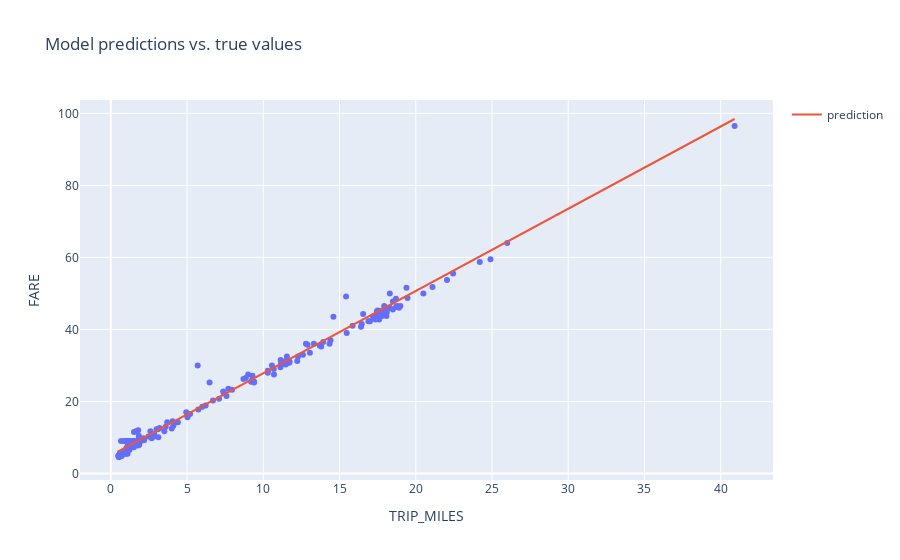

Here is the notebook cell this chart was saved with:
### Markdown cell above
## Train a model with one feature

In this step you will train a model to predict the cost of the fare using a **single feature**. Earlier, you saw that `TRIP_MILES` (distance) correlates most strongly with the ``FARE``, so let's start with `TRIP_MILES` as the feature for your first training run.

**Instructions**

1. Run the **Experiment 1** code cell to build your model with one feature.
1. Review the output from the training run
1. **Check your understanding** by answering these questions:
  * How many epochs did it take to converge on the final model?
  * How well does the model fit the sample data?

During training, you should see the root mean square error (RMSE) in the output. The units for RMSE are the same as the units for the label (dollars). In other words, you can use the RMSE to determine how far off, on average, the predicted fares are in dollars from the observed values.

### Code cell
#@title Code - Experiment 1

# The following variables are the hyperparameters.
settings_1 = ml_edu.experiment.ExperimentSettings(
    learning_rate = 0.001,
    number_epochs = 20,
    batch_size = 50,
    input_features = ['TRIP_MILES']
)

metrics = [keras.metrics.RootMeanSquaredError(name='rmse')]

model_1 = create_model(settings_1, metrics)

experiment_1 = train_model('one_feature', model_1, training_df, 'FARE', settings_1)

ml_edu.results.plot_experiment_metrics(experiment_1, ['rmse'])
ml_edu.results.plot_model_predictions(experiment_1, training_df, 'FARE')

### Figure 1 — Plotly figure (JSON) as saved in the notebook; plotly's stock layout.template omitted (floating-point values rounded to 4 significant figures; data arrays with more than 128 entries replaced by an {"elided": "..."} marker saying what was removed)
{"data": [{"hovertemplate": "TRIP_MILES=%{x}<br>FARE=%{y}<extra></extra>", "legendgroup": "", "marker": {"color": "#636efa", "symbol": "circle"}, "mode": "markers", "name": "", "orientation": "v", "showlegend": false, "type": "scatter", "x": {"elided": "200 float values"}, "xaxis": "x", "y": {"elided": "200 float values"}, "yaxis": "y"}, {"mode": "lines", "name": "prediction", "type": "scatter", "x": {"elided": "200 float values"}, "y": {"elided": "200 float values"}}], "layout": {"legend": {"tracegroupgap": 0}, "title": {"text": "Model predictions vs. true values"}, "xaxis": {"anchor": "y", "domain": [0, 1], "title": {"text": "TRIP_MILES"}}, "yaxis": {"anchor": "x", "domain": [0, 1], "title": {"text": "FARE"}}}}
